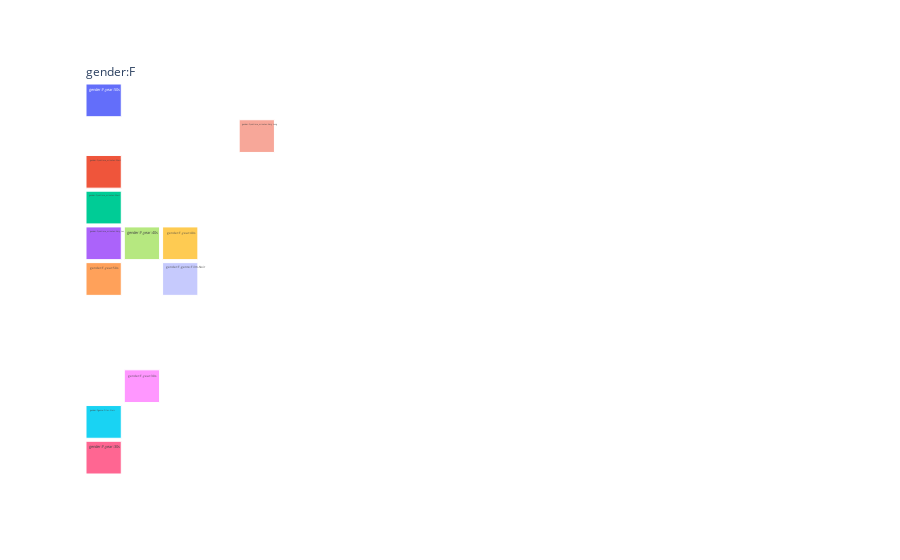

This figure's notebook cell:
### Markdown cell above
Treemap para todas as hipóteses fica feio

### Code cell
def treemap_from_hypothesis_list(hs: list[HypothesisRow]) -> plotly.graph_objects.Figure:
    names = []
    parents = []
    for h in hs:
        for c in h.children_to_strings():
            names.append(c)
            parents.append(h.parent_to_string())
    return px.treemap(names=names, parents=parents)


fig = treemap_from_hypothesis_list(hypotheses)
fig.show()

### Figure 1 — Plotly figure (JSON) as saved in the notebook; plotly's stock layout.template omitted (floating-point values rounded to 4 significant figures; data arrays with more than 128 entries replaced by an {"elided": "..."} marker saying what was removed)
{"data": [{"domain": {"x": [0, 1], "y": [0, 1]}, "hovertemplate": "label=%{label}<br>parent=%{parent}<extra></extra>", "labels": {"elided": "210 str values"}, "name": "", "parents": {"elided": "210 str values"}, "type": "treemap"}], "layout": {"legend": {"tracegroupgap": 0}, "margin": {"t": 60}}}
